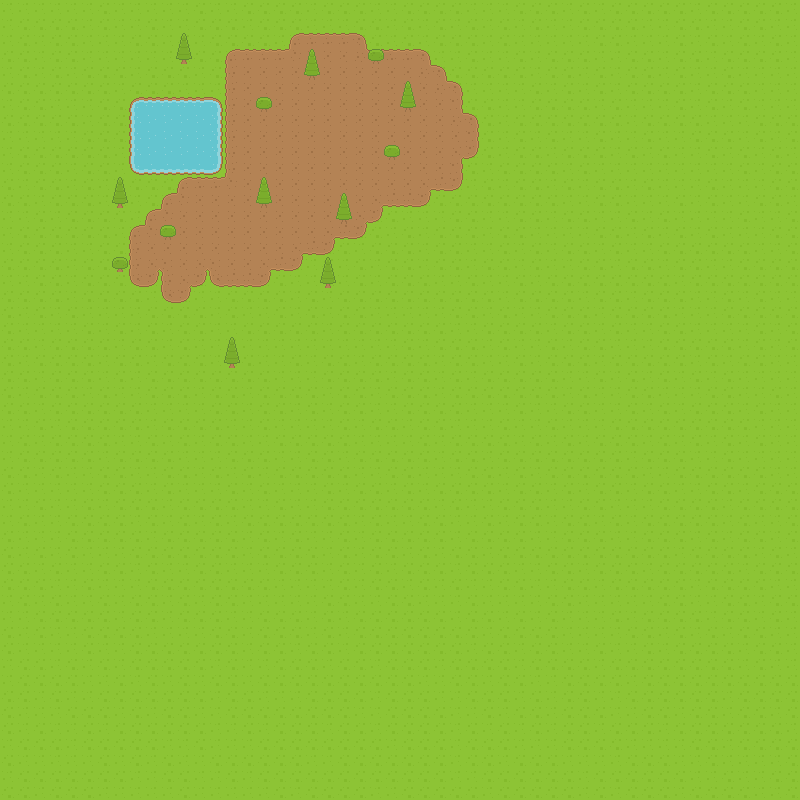

A level layout from a 2D game, rendered from its tile map. Below: a short description, then the map file with tile-grid data replaced by summaries:
An orthogonal 50x50 tile map with 16x16 px tiles, 3 tile layers (Tile Layer 1, GroundDetail, Objects).

<map version="1.0" orientation="orthogonal" renderorder="left-down" width="50" height="50" tilewidth="16" tileheight="16" nextobjectid="1">
 <properties>
  <property name="unity:scale" value="0.0625" />
 </properties>
 <tileset firstgid="1" source="../Tilesets/Base Tileset.tsx" />
 <layer name="Tile Layer 1" width="50" height="50">
  <properties>
   <property name="unity:sortingLayerName" value="Ground" />
   <property name="unity:sortingOrder" value="1" />
  </properties>
  <data>[2500 cells, 2500 non-empty, 11 distinct tile ids]</data>
 </layer>
 <layer name="GroundDetail" width="50" height="50">
  <properties>
   <property name="unity:sortingLayerName" value="Ground" />
   <property name="unity:sortingOrder" value="2" />
  </properties>
  <data>[2500 cells, 509 non-empty, 14 distinct tile ids]</data>
 </layer>
 <layer name="Objects" width="50" height="50">
  <properties>
   <property name="unity:sortingLayerName" value="Decorations" />
  </properties>
  <data>[2500 cells, 68 non-empty, 4 distinct tile ids]</data>
 </layer>
</map>
